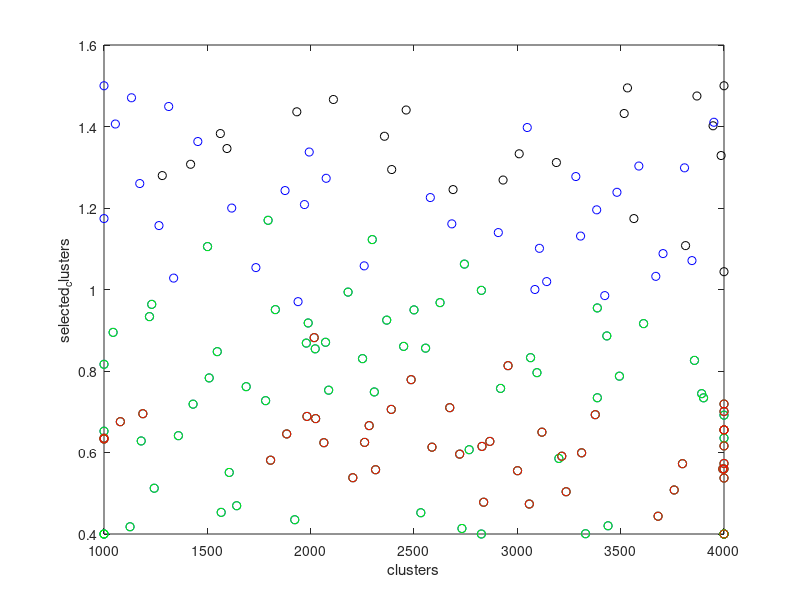

The MATLAB script that drew this image:
results = csvread( 'results2.csv' );

err = results(:,1);

% arbitrarily chosen values
red = err < 0.038;
green = err < 0.044;
blue = err < 0.05;
black = err >= 0.05;

plot( results( black, 2 ), results( black, 3 ), 'ko' )
hold on;

plot( results( blue, 2 ), results( blue, 3 ), 'bo' )
plot( results( green, 2 ), results( green, 3 ), 'go' )
plot( results( red, 2 ), results( red, 3 ), 'ro' )

xlabel( 'clusters')
ylabel( 'selected_clusters' )

hold off;

